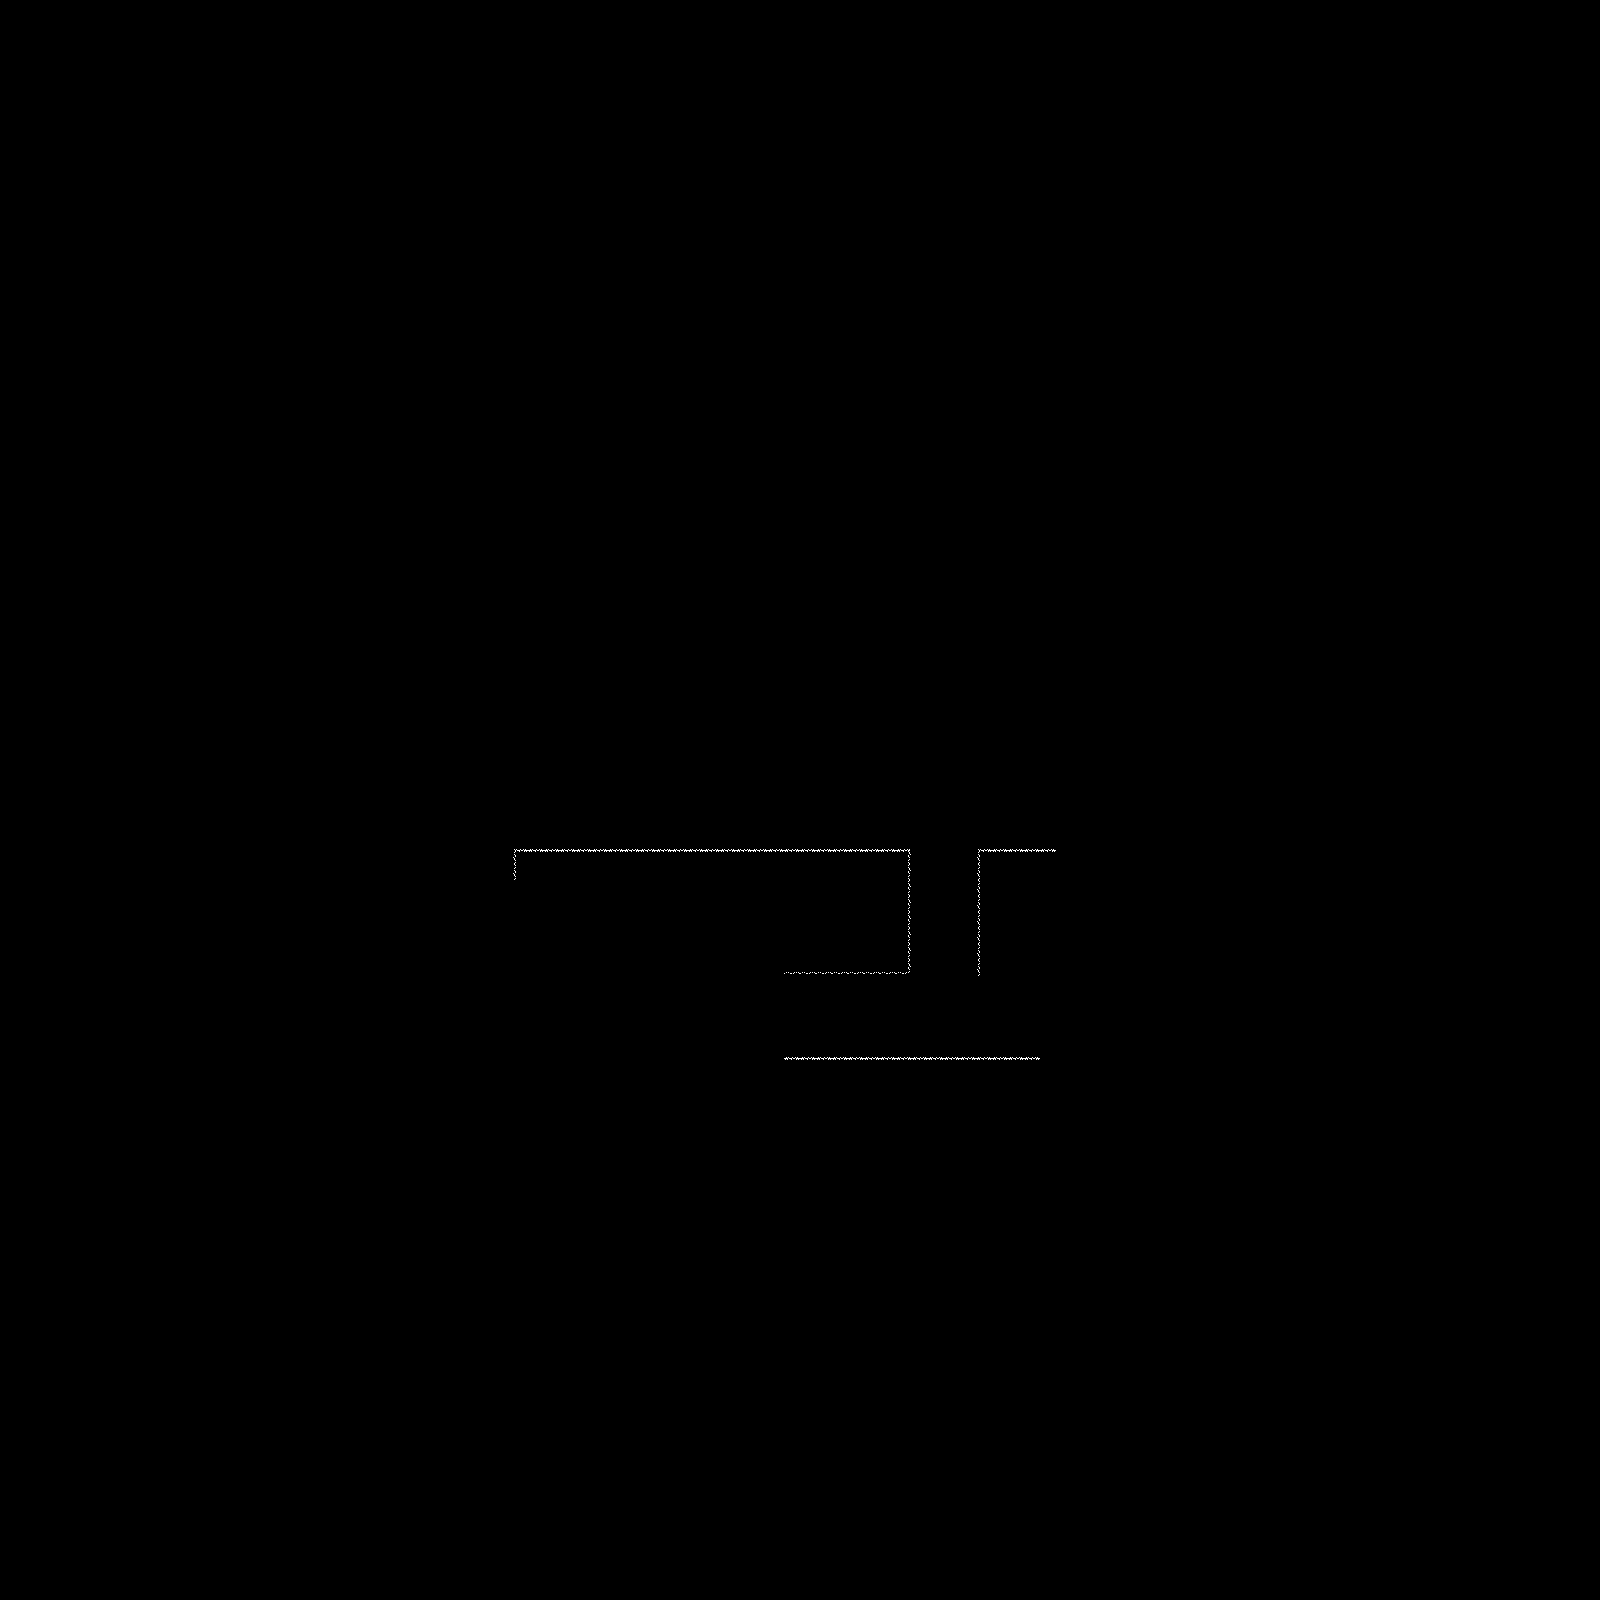

Tiled map render using the project's own tile images. Description and the map definition, with tile-layer contents summarised, below:
An orthogonal 100x100 tile map with 16x16 px tiles, 1 tile layer (Tile Layer 1) and 4 objects.

<map version="1.10" tiledversion="1.10.1" orientation="orthogonal" renderorder="right-down" width="100" height="100" tilewidth="16" tileheight="16" infinite="0" nextlayerid="3" nextobjectid="5">
 <tileset firstgid="1" source="ForestTileset.tsx" />
 <objectgroup id="2" name="collision">
  <object id="1" x="512" y="848" width="400" height="32" />
  <object id="2" x="784" y="880" width="128" height="96" />
  <object id="3" x="976" y="848" width="80" height="128" />
  <object id="4" x="784" y="1056" width="256" height="80" />
 </objectgroup>
 <layer id="1" name="Tile Layer 1" width="100" height="100">
  <data>[10000 cells, 186 non-empty, 8 distinct tile ids]</data>
 </layer>
</map>
